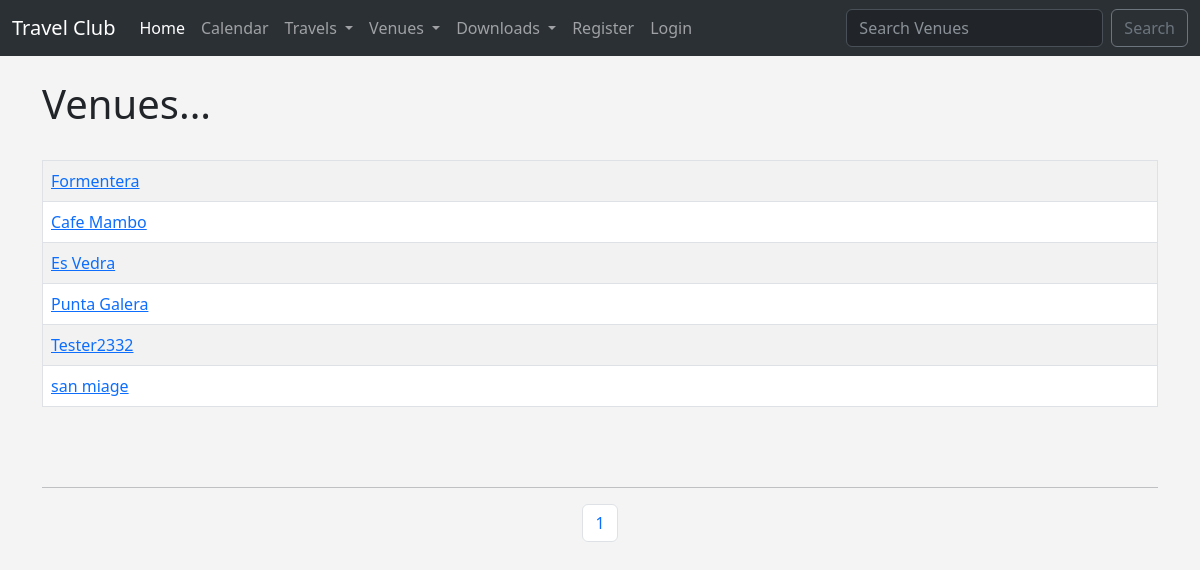
The page /list_venues on the database as committed earlier.
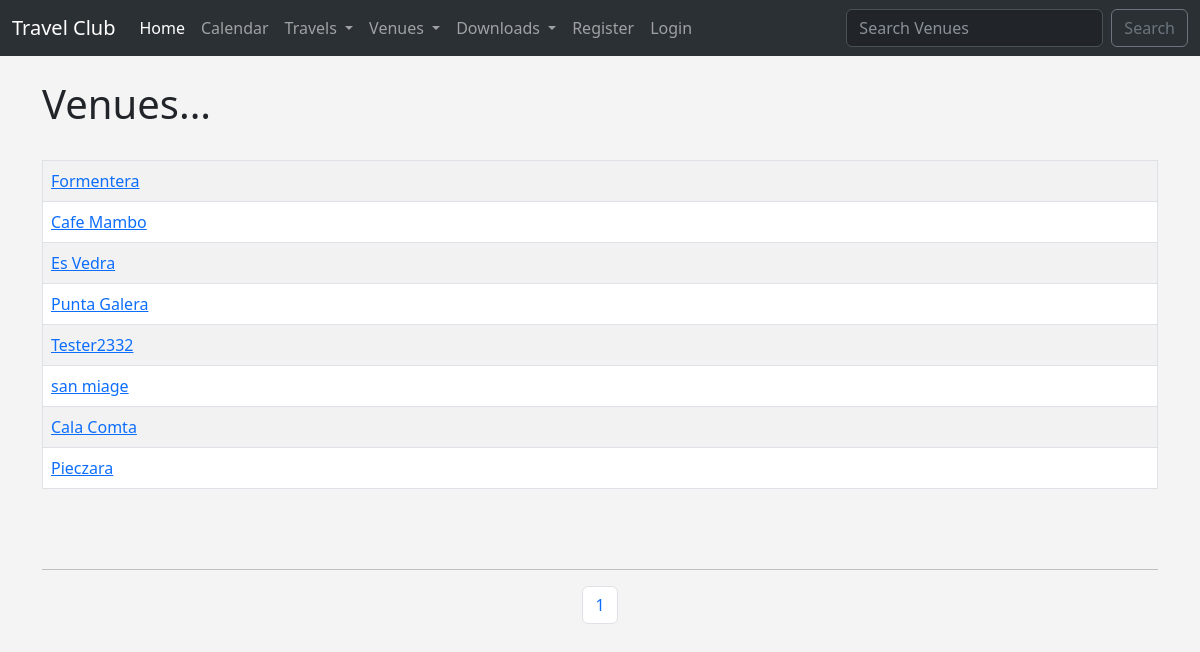
The same page on the database as committed later.
### travel/models.py (models this page shows)
class Venue(models.Model):
    name = models.CharField('Venue Name', max_length=120)
    address = models.CharField(max_length=300)
    zip_code = models.CharField('Zip Code', max_length=15)
    phone = models.CharField('Contact Phone', max_length=25, blank=True)
    web = models.URLField('Website Address', blank=True)
    email_address = models.EmailField('Email', blank=True)
    owner = models.IntegerField('Venue Owner', blank=False, default=1)
    def __str__(self):
        return self.name

### travel/views.py (the view)
# urls.py: path('list_venues', views.list_venues, name='list-venues'),
def list_venues(request):
    venue_list = Venue.objects.all()
    p = Paginator(Venue.objects.all(), 8)
    page = request.GET.get('page')
    venues = p.get_page(page)
    nums = 'a' * venues.paginator.num_pages
    return render(request, 'travel/venue.html', {'venue_list': venue_list, 'venues': venues, 'nums': nums})

### travel/templates/travel/venue.html (shortened to what this page needs)
{% extends 'travel/base.html' %}
{% block content %}
<h1>Venues...</h1>
<br>
<table class="table table-striped table-hover table-bordered">
{% for venue in venues %}
<tr>
    <td>
        <a href="{% url 'show-venue' venue.id %}">{{ venue }}</a> <br>
    </td>
</tr>
{% endfor %}
</table>
<br><br><hr>
<nav aria-label="Page navigation example">
    <ul class="pagination justify-content-center">
  {% for i in nums %}
      <li class="page-item"><a class="page-link" href="?page={{ forloop.counter }}">{{ forloop.counter }}</a></li>
  {% endfor %}
   </ul>
  </nav>
  <br/>
{% endblock %}

Rows that differ between the two databases and show on the page:
added Venue: name "Cala Comta"
added Venue: name "Pieczara"
